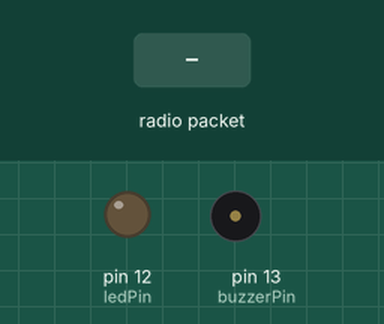
A sketch run on a simulated Arduino Uno, built with avr-gcc and run on an emulated ATmega328P. On the bench: output pins drawn as LEDs (lit = HIGH), buzzer (waves = sounding, pin HIGH). Dashed ring = blinking. Inputs (shaded band) come from the test bench. No radio packets arrive unless stated; what the sketch prints to the serial monitor is not drawn.

Above: at 1.2 s.
1.3 s: radio packet "1" arrives
At 1.45 s:
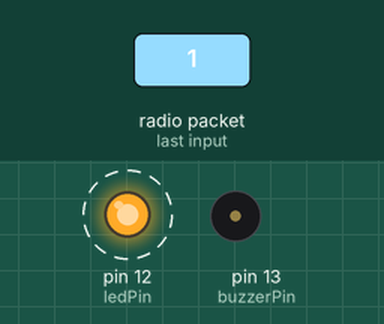
At 6.5 s:
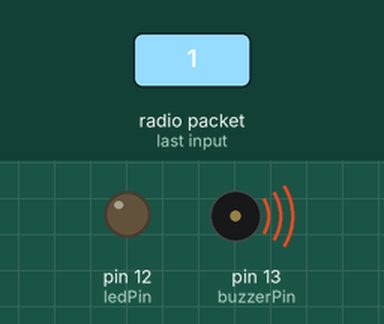
Timing chart, 0 to 12.6 s (numbered marks = the images above; inputs shaded):
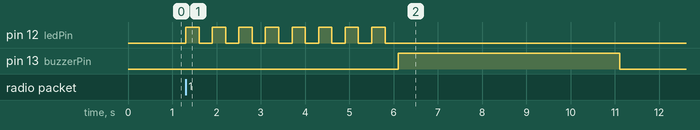

The sketch:

rx.ino
```cpp
#include <LoRa.h>
#include <SPI.h>

#define ss 5
#define rst 14
#define dio0 2
#define ledPin 12
#define buzzerPin 13   // 🔔 Buzzer connected to digital pin 13

void setup() {
  Serial.begin(115200);
  while (!Serial);
  Serial.println("====================================");
  Serial.println("📡 LoRa Receiver - SOS Alerts with ACK + Buzzer");
  Serial.println("====================================");

  pinMode(ledPin, OUTPUT);
  pinMode(buzzerPin, OUTPUT);   // Set buzzer pin as output
  digitalWrite(ledPin, LOW);
  digitalWrite(buzzerPin, LOW);

  LoRa.setPins(ss, rst, dio0);
  while (!LoRa.begin(433E6)) {
    Serial.println("LoRa init...");
    delay(500);
  }
  LoRa.setSyncWord(0xA5);
  Serial.println("✅ LoRa Initialized OK!\n");
}

void loop() {
  int packetSize = LoRa.parsePacket();
  if (packetSize) {
    String LoRaData = "";
    while (LoRa.available()) {
      LoRaData += (char)LoRa.read();
    }

    Serial.println("\n===============================");
    Serial.println("🚨 EMERGENCY ALERT RECEIVED");
    Serial.println("===============================");
    Serial.println(LoRaData);
    Serial.println("===============================");

    blinkLED(8); // Visual indicator of alert
    activateBuzzer(5000); // 🔊 Sound buzzer for 5 seconds

    // --- Send ACK back ---
    LoRa.beginPacket();
    LoRa.println("ACK");
    LoRa.endPacket();
    Serial.println("✅ ACK Sent!\n");
  }
}

void blinkLED(int times) {
  for (int i = 0; i < times; i++) {
    digitalWrite(ledPin, HIGH);
    delay(300);
    digitalWrite(ledPin, LOW);
    delay(300);
  }
}

void activateBuzzer(unsigned long duration) {
  digitalWrite(buzzerPin, HIGH);   // Turn ON buzzer
  delay(duration);                 // Keep it ON for 'duration' ms
  digitalWrite(buzzerPin, LOW);    // Turn OFF buzzer
}
```

Measured:
- after the input at 1.3 s, pin 12 (ledPin): alternates HIGH for 0.30 s and LOW for 0.30 s, 16 changes in all, then stays LOW, starting at once; pin 13 (buzzerPin): LOW → HIGH after 4.8 s, → LOW 5.0 s later
